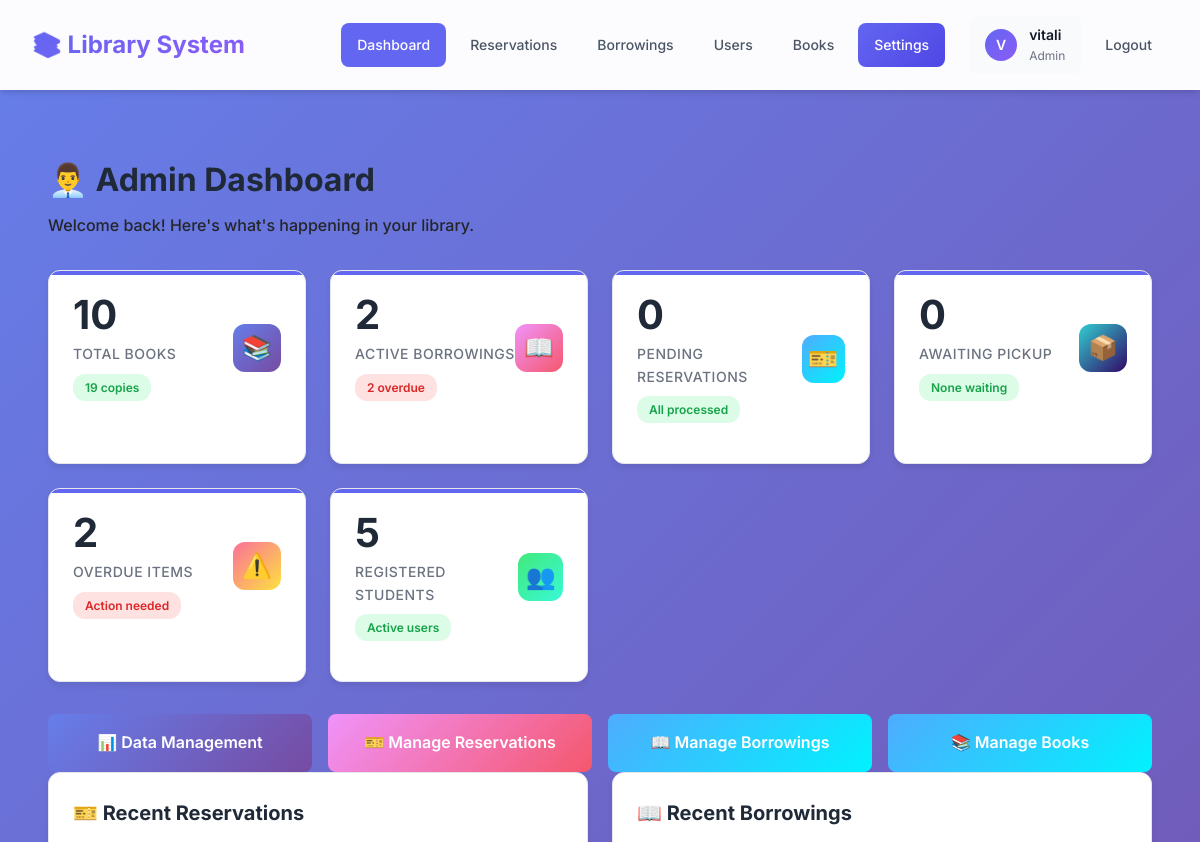
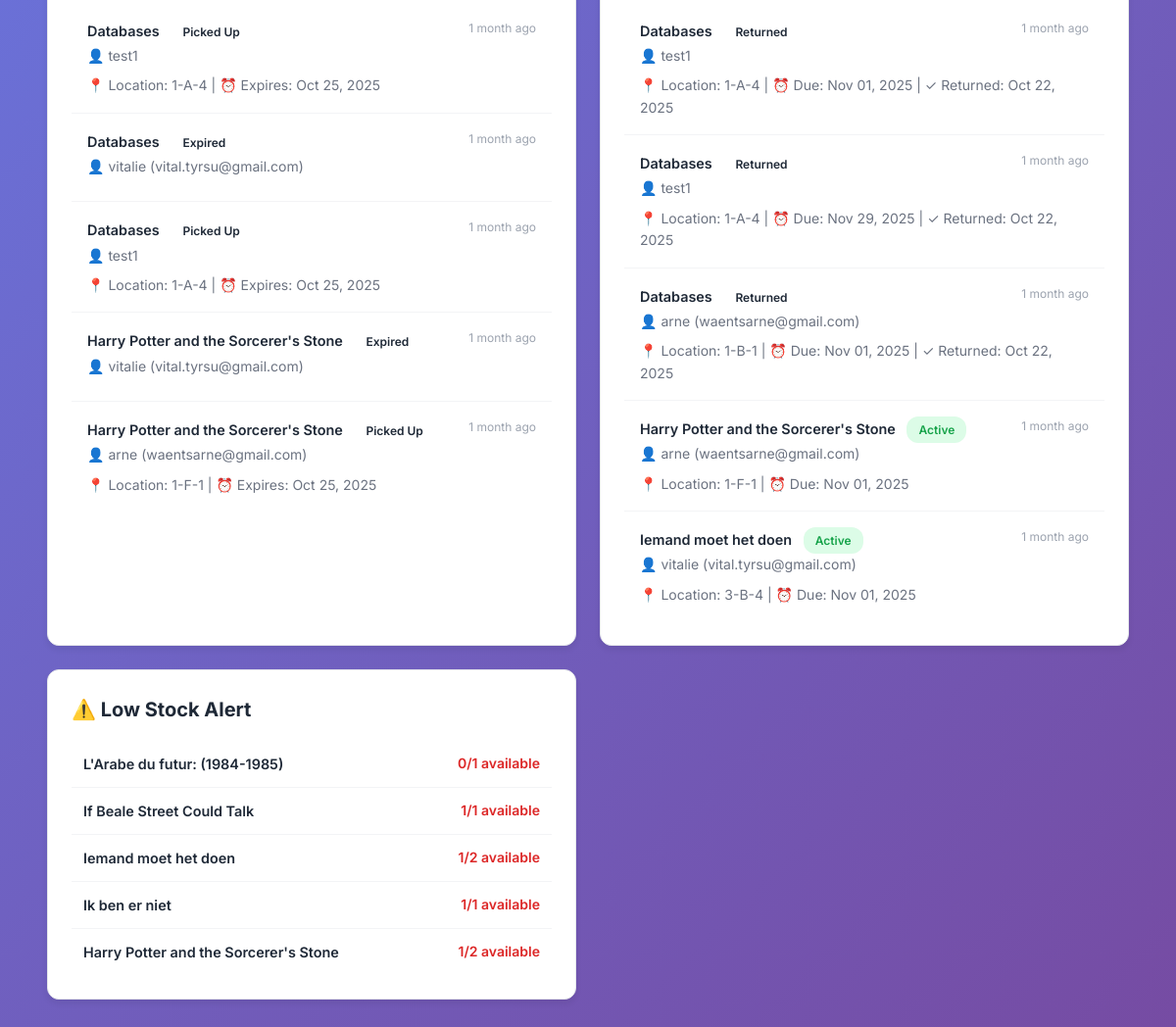
/admin-dashboard/ (signed in), run on an earlier commit of the app's database (2 pictures, top to bottom).
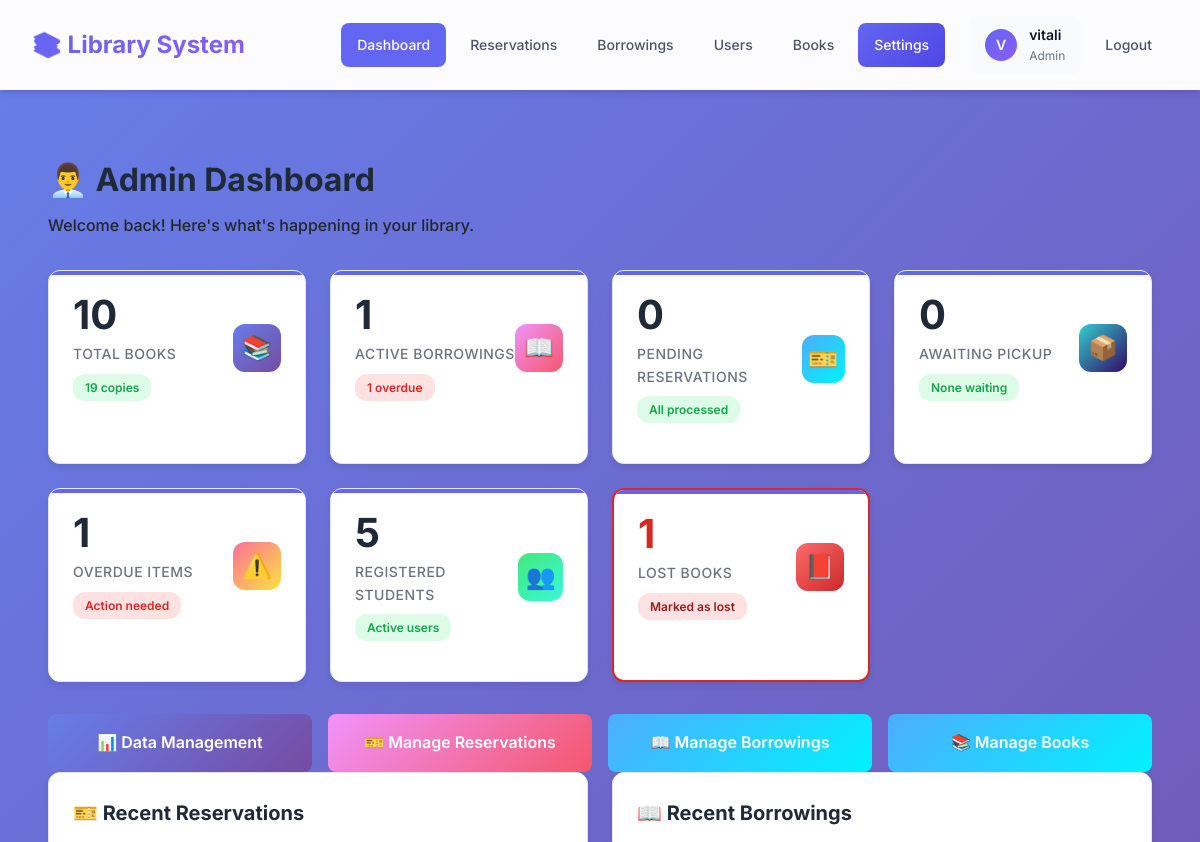
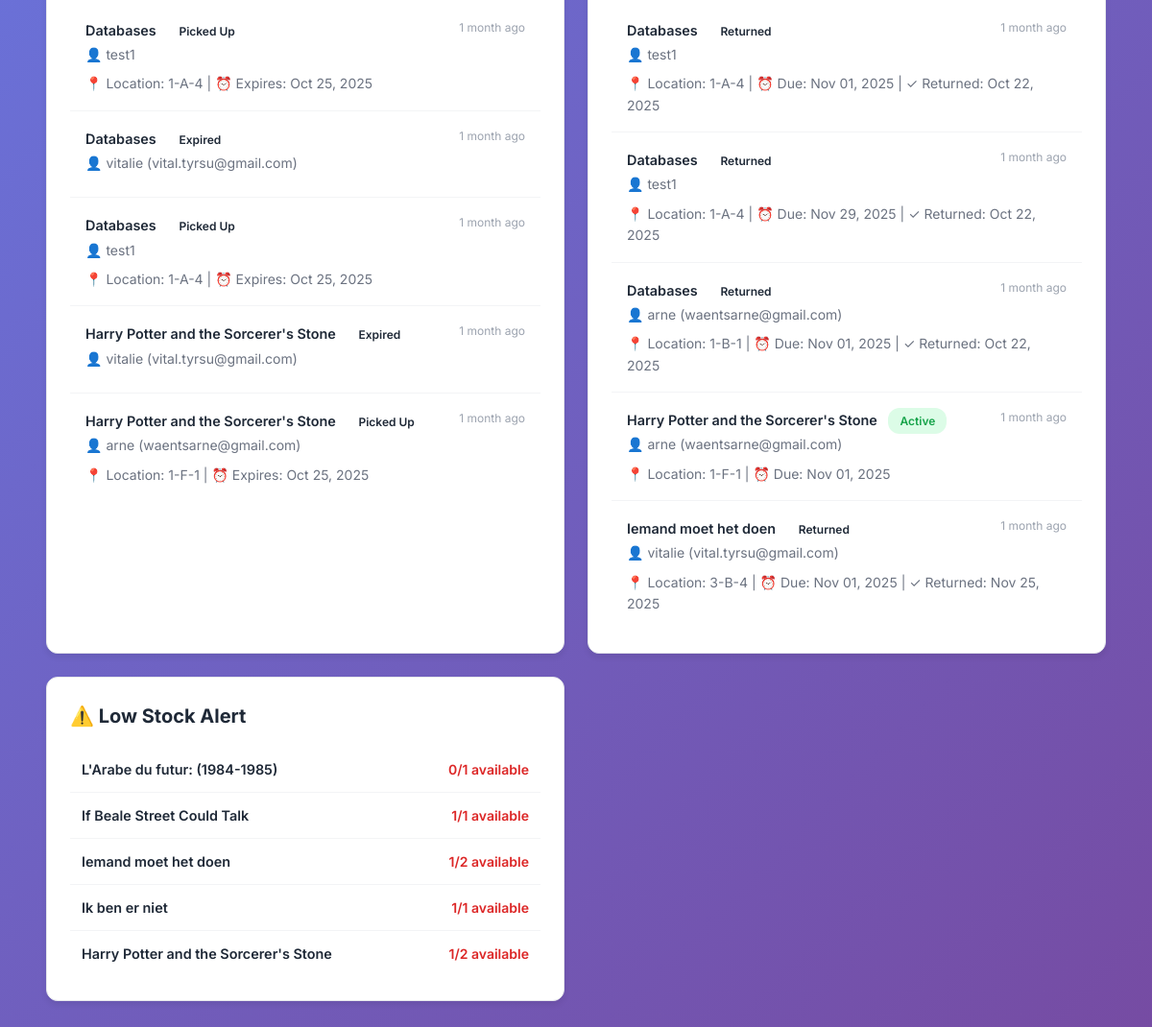
And on a later commit of the database (2 pictures, top to bottom).
### library/models.py (models this page shows, shortened)
class Borrowing(models.Model):
    STATUS_CHOICES = (
        ('active', 'Active'),
        ('return_pending', 'Return Pending'),
        ('returned', 'Returned'),
    )
    user = models.ForeignKey(User, on_delete=models.CASCADE)
    copy = models.ForeignKey(BookCopy, on_delete=models.CASCADE)
    borrow_date = models.DateTimeField(auto_now_add=True)
    due_date = models.DateTimeField(null=True, blank=True)
    return_date = models.DateTimeField(null=True, blank=True)
    renewal_count = models.IntegerField(default=0)
    status = models.CharField(max_length=20, choices=STATUS_CHOICES, default='active')
    class Meta:
        db_table = 'borrowings'
        indexes = [
            models.Index(fields=['return_date', 'status'], name='borrowing_return_status_idx'),  # For availability queries
            models.Index(fields=['user', 'return_date'], name='borrowing_user_return_idx'),  # For user's active borrowings
            models.Index(fields=['due_date'], name='borrowing_due_date_idx'),  # For overdue checks
            models.Index(fields=['status'], name='borrowing_status_idx'),  # For filtering by status
        ]

class BookCopy(models.Model):
    CONDITION_CHOICES = (
        ('new', 'New'),
        ('good', 'Good'),
        ('fair', 'Fair'),
        ('poor', 'Poor'),
        ('lost', 'Lost'),  # Permanently unavailable
    )
    book = models.ForeignKey(Book, on_delete=models.CASCADE)
    condition = models.CharField(max_length=50, choices=CONDITION_CHOICES, default='good')
    location = models.CharField(
        max_length=50,
        unique=True,  # Each physical location can only hold one book copy
        validators=[RegexValidator(regex=r'^\d+-[A-Z]-\d+$', message='Format must be like "1-A-12"')],
        help_text='Physical shelf location (e.g., 1-A-12). Must be unique across all book copies.'
    )
    lost_date = models.DateTimeField(null=True, blank=True, help_text='Date when book was marked as lost')
    lost_reason = models.TextField(null=True, blank=True, help_text='Reason why book was marked as lost')
    class Meta:
        db_table = 'book_copies'
        indexes = [
            models.Index(fields=['book'], name='bookcopy_book_idx'),  # For finding copies of a book
            models.Index(fields=['condition'], name='bookcopy_condition_idx'),  # For filtering lost books
        ]

class Book(models.Model):
    title = models.CharField(max_length=255)
    author = models.CharField(max_length=255, null=True, blank=True, unique=True)
    publication_year = models.IntegerField(null=True, blank=True)
    genre = models.CharField(max_length=50, null=True, blank=True)
    isbn = models.CharField(max_length=13, null=True, blank=True, unique=True)
    cover_image = models.ImageField(upload_to='book_covers/', blank=True, null=True)
    class Meta:
        db_table = 'books'
        indexes = [
            models.Index(fields=['title'], name='book_title_idx'),  # For search queries
            models.Index(fields=['author'], name='book_author_idx'),  # For search queries
            models.Index(fields=['genre'], name='book_genre_idx'),  # For genre filtering
        ]

class User(AbstractUser):
    ROLE_CHOICES = (
        ('student', 'Student'),
        ('teacher', 'Teacher'),
        ('admin', 'Admin'),
    )
    role = models.CharField(max_length=7, choices=ROLE_CHOICES, default='student')
    objects = UserManager()
    class Meta:
        db_table = 'users'

### library/views.py (the view)
# urls.py: path('admin-dashboard/', views.admin_dashboard, name='admin_dashboard'),
@login_required(login_url='student_login')
def admin_dashboard(request):
    if not request.user.is_staff:
        messages.error(request, 'You do not have permission to access the admin dashboard.')
        return redirect('book_catalog')
    from django.core.cache import cache
    cache_key = 'admin_dashboard_stats'
    stats = cache.get(cache_key)
    if not stats:
        stats = {
            'total_books': Book.objects.count(),
            'total_copies': BookCopy.objects.count(),
            'total_users': User.objects.filter(is_staff=False).count(),
            'active_borrowings': Borrowing.objects.filter(
                return_date__isnull=True,
                status='active'
            ).count(),
            'overdue_borrowings': Borrowing.objects.filter(
                return_date__isnull=True,
                status='active',
                due_date__lt=timezone.now()
            ).count(),
            'pending_reservations': Reservation.objects.filter(
                status='pending'
            ).count(),
            'assigned_reservations': Reservation.objects.filter(
                status='assigned'
            ).count(),
            'lost_books': BookCopy.objects.filter(condition='lost').count(),
        }
        cache.set(cache_key, stats, 300)
    total_books = stats['total_books']
    total_copies = stats['total_copies']
    total_users = stats['total_users']
    active_borrowings = stats['active_borrowings']
    overdue_borrowings = stats['overdue_borrowings']
    pending_reservations = stats['pending_reservations']
    assigned_reservations = stats['assigned_reservations']
    lost_books = stats['lost_books']
    recent_reservations = Reservation.objects.select_related(
        'user', 'book', 'copy'
    ).order_by('-reservation_date')[:5]
    recent_borrowings = Borrowing.objects.select_related(
        'user', 'copy__book'
    ).order_by('-borrow_date')[:5]
    low_stock_books = []
    for book in Book.objects.all():
        total_copies_count = BookCopy.objects.filter(book=book).count()
        unavailable_count = BookCopy.objects.filter(book=book).filter(
            Q(borrowing__return_date__isnull=True, borrowing__status='active') |
            Q(reservation__status__in=['assigned', 'picked_up'])
        ).distinct().count()
        available = total_copies_count - unavailable_count
        if available < 2 and total_copies_count > 0:
            low_stock_books.append({
                'book': book,
                'available': available,
                'total': total_copies_count
            })
    context = {
        'total_books': total_books,
        'total_copies': total_copies,
        'total_users': total_users,
        'active_borrowings': active_borrowings,
        'overdue_borrowings': overdue_borrowings,
        'pending_reservations': pending_reservations,
        'assigned_reservations': assigned_reservations,
        'lost_books': lost_books,
        'recent_reservations': recent_reservations,
        'recent_borrowings': recent_borrowings,
        'low_stock_books': low_stock_books[:5],  # Top 5 low stock
    }
    return render(request, 'library/admin_dashboard.html', context)

### library/templates/library/admin_dashboard.html (shortened to what the changed rows need)
{% extends 'library/base.html' %}
{% load static %}
{% block content %}
<div class="admin-dashboard">
    <div class="dashboard-header">
        <h1>👨‍💼 Admin Dashboard</h1>
    </div>
    <div class="stats-grid">
        <a href="{% url 'admin_borrowings' %}?filter=active" class="stat-card">
            <div class="stat-card-header">
                <div>
                    <div class="stat-value">{{ active_borrowings }}</div>
                    <div class="stat-label">Active Borrowings</div>
                    {% if overdue_borrowings > 0 %}
                        <div class="stat-badge danger">{{ overdue_borrowings }} overdue</div>
                    {% else %}
                        <div class="stat-badge success">All on time</div>
                    {% endif %}
                </div>
            </div>
        </a>
        <a href="{% url 'admin_borrowings' %}?filter=overdue" class="stat-card">
            <div class="stat-card-header">
                <div>
                    <div class="stat-value">{{ overdue_borrowings }}</div>
                    <div class="stat-label">Overdue Items</div>
                    {% if overdue_borrowings > 0 %}
                        <div class="stat-badge danger">Action needed</div>
                    {% else %}
                        <div class="stat-badge success">✓ None</div>
                    {% endif %}
                </div>
            </div>
        </a>
        {% if lost_books > 0 %}
        <div class="stat-card" style="border: 2px solid #dc2626;">
            <div class="stat-card-header">
                <div>
                    <div class="stat-value" style="color: #dc2626;">{{ lost_books }}</div>
                    <div class="stat-label">Lost Books</div>
                    <div class="stat-badge" style="background: #fee2e2; color: #991b1b;">Marked as lost</div>
                </div>
                <div class="stat-icon lost">📕</div>
            </div>
        </div>
        {% endif %}
    </div>
    <div class="content-grid">
        <div class="content-card">
            <h2>🎫 Recent Reservations</h2>
        </div>
        <div class="content-card">
            <h2>📖 Recent Borrowings</h2>
            {% if recent_borrowings %}
                <ul class="activity-list">
                    {% for borrowing in recent_borrowings %}
                        <li class="activity-item">
                            <div class="activity-header">
                                <div>
                                    <div class="activity-title">
                                        {{ borrowing.copy.book.title }}
                                        {% if borrowing.return_date %}
                                            <span class="status-badge success">Returned</span>
                                        {% elif borrowing.due_date < now %}
                                            <span class="status-badge overdue">Overdue</span>
                                        {% else %}
                                            <span class="status-badge active">Active</span>
                                        {% endif %}
                                    </div>
                                    <div class="activity-user">
                                        👤 {{ borrowing.user.username }}
                                        {% if borrowing.user.email %}
                                            ({{ borrowing.user.email }})
                                        {% endif %}
                                    </div>
                                </div>
                                <div class="activity-time">
                                    {{ borrowing.borrow_date|timesince }} ago
                                </div>
                            </div>
                            <div class="activity-details">
                                📍 Location: {{ borrowing.copy.location }}
                                | ⏰ Due: {{ borrowing.due_date|date:"M d, Y" }}
                                {% if borrowing.return_date %}
                                    | ✓ Returned: {{ borrowing.return_date|date:"M d, Y" }}
                                {% endif %}
                            </div>
                        </li>
                    {% endfor %}
                </ul>
            {% else %}
                <div class="empty-state">
                    <div class="empty-state-icon">📭</div>
                    <p>No recent borrowings</p>
                </div>
            {% endif %}
        </div>
        <div class="content-card">
            <h2>⚠️ Low Stock Alert</h2>
        </div>
    </div>
</div>
{% endblock %}

What changed in the data, as far as the page shows it:
changed Borrowing "Iemand moet het doen": return_date (not shown) → "Nov 25, 2025"; return_date "Active" → "Returned | ✓ Returned:"
Also different on the page:
{{ active_borrowings }}: "2" → "1"
{{ overdue_borrowings }}: "2" → "1"
{{ lost_books }}: (not shown) → "1"
text now shown: "LOST BOOKS Marked as lost 📕"
